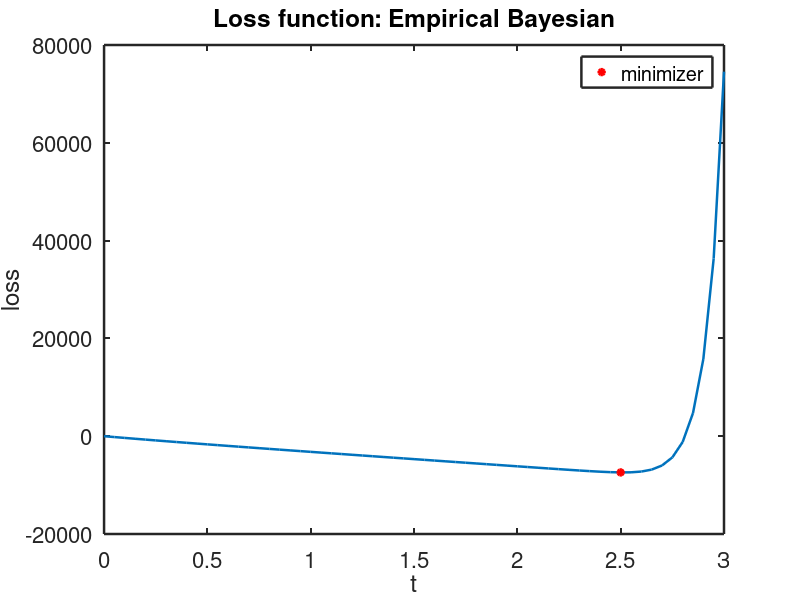

Recreate this plot in MATLAB. (Note: this script raises an error after producing the figure.)
load data_recover_s

axesfontsize=16;
axeslinewidth=1.8;
linelinewidth=1.8;
patchlinewidth=1.5;
set(0,'defaultaxesfontsize',axesfontsize,'defaultaxeslinewidth',axeslinewidth,...
    'defaultlinelinewidth',linelinewidth,'defaultpatchlinewidth',patchlinewidth)
% figure: EB_loss_1d
figure
h=zeros(1,2);
h(1)=plot(s_search,L_MLE(:,end));
title('Loss function: Empirical Bayesian');
xlabel('t'); ylabel('loss');
hold on
i=find(L_MLE==min(L_MLE));
h(2)=plot(s_search(i),L_MLE(i,end),'r*');
legend(h(2),'minimizer');
h=gcf;
myprint('EB_loss_1d',h)

% figure: KF_loss_1d
figure;
h2=zeros(1,2);
h2(1)=semilogy(s_search,L_KF(:,end));
title('Loss function: Kernel Flow');
xlabel('t'); ylabel('loss');
hold on
i=find(L_KF==min(L_KF));
h2(2)=plot(s_search(i),L_KF(i,end),'r*');
legend(h2(2),'minimizer');
h=gcf;
myprint('KF_loss_1d',h)